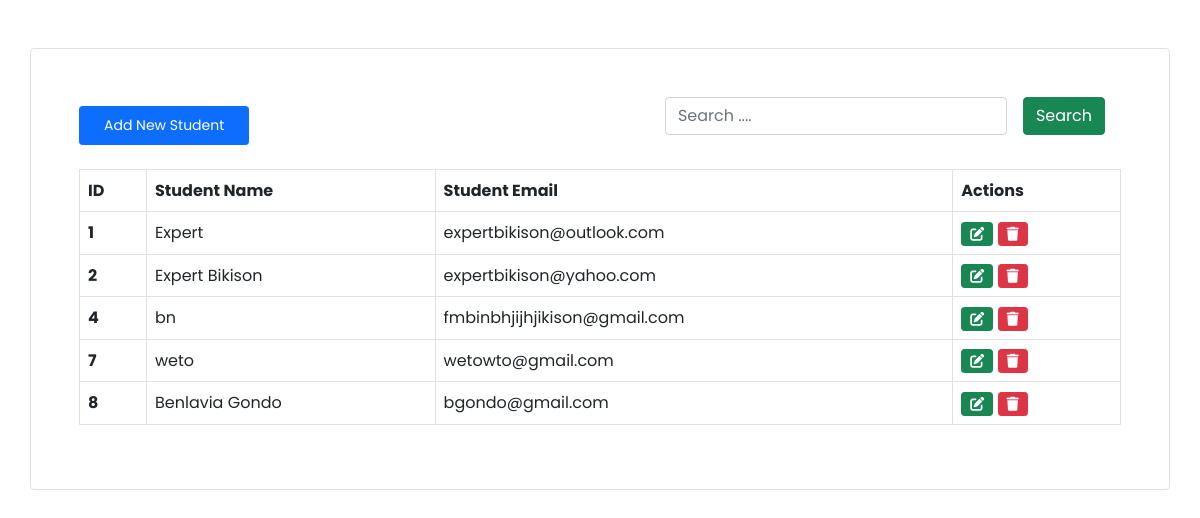
The page / on the database its author committed.
### homeapp/models.py (models this page shows, shortened)
class Student (models.Model):
     name = models.CharField(max_length=100, verbose_name="Student Name")
     email = models.EmailField(max_length=277, verbose_name="Student Email")

### homeapp/views.py (the view, shortened to what this page needs)
# urls.py: url(r'^$', views.index, name='fristapp')
def index(request):
    students = Student.objects.all()
    query=""
    context = {"students": students, "query": query}
    return render(request, 'index.html', context=context)

### homeapp/templates/index.html (shortened to what this page needs)
    <html>
        <head>
        <link href="https://cdn.jsdelivr.net/npm/bootstrap@5.0.2/dist/css/bootstrap.min.css" rel="stylesheet">
                <link rel="stylesheet" href="https://cdnjs.cloudflare.com/ajax/libs/font-awesome/6.5.1/css/all.min.css" />
        </head>
        <body>
    <div class="container mt-5 p-5 border rounded">
        <div class="d-flex justify-content-between align-items-center">
            <a href=""data-bs-toggle="modal" data-bs-target="#addStudent" role="button"
            class="btn btn-primary px-4 py-2 btn-sm"
            >Add New Student</a>
            <div class="">
                <form action="" method="post" class="d-flex">
                    <input type="search" value="{{query}}" name="searchquery" class="form-control" placeholder="Search ....">
                    <button class="btn btn-success mx-3"name = "search">Search</button>
                </form>
            </div>
        </div>
        <table class="table mt-3 table-bordered">
          <thead>
            <tr>
              <th scope="col">ID</th>
              <th scope="col">Student Name</th>
              <th scope="col">Student Email</th>
              <th scope="col">Actions</th>
            </tr>
          </thead>
          <tbody>
          {% for student in students %}
          <tr>
            <th>{{student.id}}</th>
            <td>{{student.name}}</td>
            <td>{{student.email}}</td>
            <td>
              <a href="" data-bs-toggle= "modal"  data-bs-target="#updateStudentmodal_{{student.id}}" class="btn btn-success btn-sm" ><i class="fa-solid fa-pen-to-square"></i></a>
              <a href="" data-bs-toggle= "modal"  data-bs-target="#deleteStudentmodal_{{student.id}}" class="btn btn-danger btn-sm"><i class="fa-solid fa-trash"></i></a>
            </td>
          </tr>
          {% endfor %}
          </tbody>
        </table>
    </div>
        </body>
      </html>

### homeapp/templates/index.html (style rules this page uses)
body { font-family: 'Poppins', serif; font-size: 18px; }

### rows shown on the page
Student: id "1", name "Expert", email "expertbikison@outlook.com"
Student: id "2", name "Expert Bikison", email "expertbikison@yahoo.com"
Student: id "4", name "bn", email "fmbinbhjijhjikison@gmail.com"
Student: id "7", name "weto", email "wetowto@gmail.com"
Student: id "8", name "Benlavia Gondo", email "bgondo@gmail.com"
